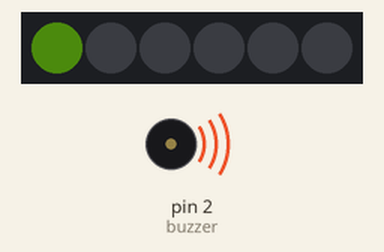
Simulated run of this sketch. Board: Arduino Uno, built with avr-gcc and run on an emulated ATmega328P. Shown: 6 RGB LEDs in strip order, left to right, buzzer (waves = sounding). Dim RGB values are drawn brighter than linear; random numbers use the default seed unless the sketch sets one.

Above: at 0.07 s.
At 6.97 s:
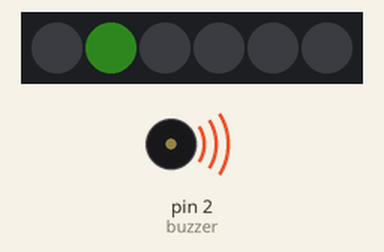
At 16.85 s:
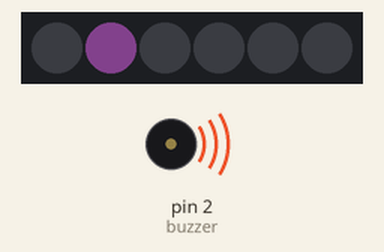
At 24.97 s:
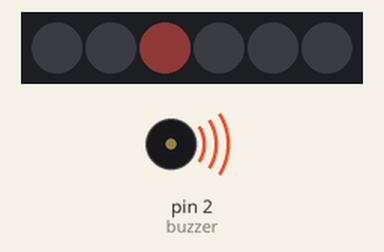
At 33.18 s:
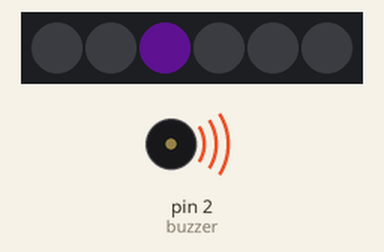
At 33.9 s:
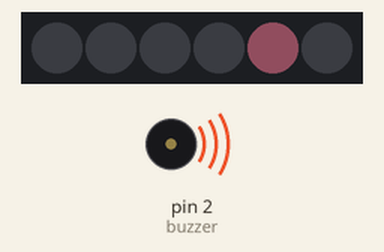
Timing chart, 0 to 40.0 s (numbered marks = the images above):
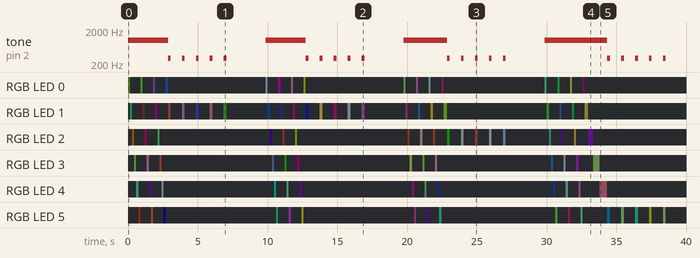

The sketch:

rouedelafortune.ino
```cpp
#include <Adafruit_NeoPixel.h>

int nombreLeds =6;
int nombreTours = 4;
int casefinale;
int tempsPause=150;

int buzzer=2;

Adafruit_NeoPixel strip = Adafruit_NeoPixel(nombreLeds, 6, NEO_GRB + NEO_KHZ800);

void setup() {
  pinMode(buzzer, OUTPUT);
  strip.begin();
  strip.show(); // Initialise toute les led à 'off'
  digitalWrite(2, HIGH);
}

void loop() {
  casefinale = random(0, nombreLeds);
  for(int tour=1; tour<nombreTours; tour++){
    for (int led=0; led<nombreLeds; led++){
      strip.setPixelColor(led, random(0, 22), random(0, 22), random(0, 22));
      strip.show(); // on affiche
      tone(buzzer,1000,150);
      delay(tempsPause);
      noTone(buzzer);

      strip.setPixelColor(led, 0, 0, 0);
      strip.show();
    }
  }
  for (int led=0; led<casefinale; led++){
      strip.setPixelColor(led, random(0, 22), random(0, 22), random(0, 22));
      strip.show(); // on affiche
      tone(buzzer,1000,tempsPause);
      delay(tempsPause);
      digitalWrite(2, HIGH);
      strip.setPixelColor(led, 0, 0, 0);
      strip.show();
      tempsPause+=100;
  }
  for (int clignote=0; clignote<5; clignote++){
      strip.setPixelColor(casefinale, random(0, 22), random(0, 22), random(0, 22));
      strip.show(); // on affiche
      tone(buzzer,293,200);
      delay(200);
      digitalWrite(2, HIGH);
      strip.setPixelColor(casefinale, 0, 0, 0);
      strip.show();
      delay(800);
  }
  delay(2000);
  tempsPause = 150;
}
```

Measured:
- by itself, RGB LED 1: off → RGB(2, 14, 8) at 0.15 s, → off 0.15 s later, → RGB(4, 1, 1) 0.76 s later, → off 0.15 s later, … (48 changes in this stretch)
- by itself, RGB LED 0: off → RGB(6, 11, 1) at 0.00 s, → off 0.15 s later, → RGB(7, 17, 4) 0.76 s later, → off 0.15 s later, … (32 changes in this stretch)
